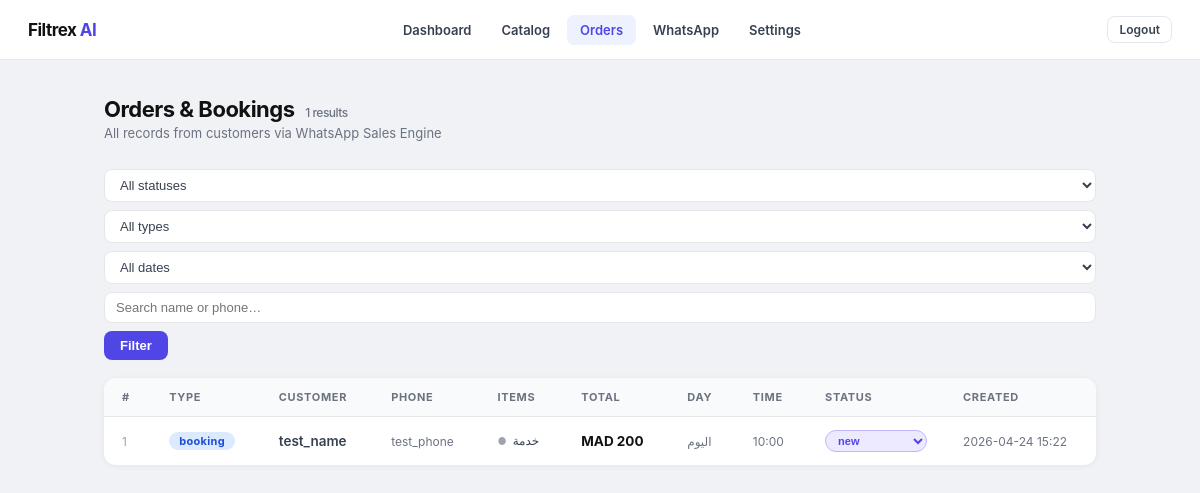
Page /admin/orders (signed in) on the committed database.
### tables this page shows
CREATE TABLE bookings_or_orders (
                id            INTEGER PRIMARY KEY AUTOINCREMENT,
                client_id     INTEGER NOT NULL,
                phone         TEXT NOT NULL,
                customer_name TEXT,
                items_json    TEXT NOT NULL DEFAULT '[]',
                day           TEXT,
                time          TEXT,
                total_price   REAL DEFAULT 0,
                status        TEXT DEFAULT 'new',
                created_at    TEXT DEFAULT CURRENT_TIMESTAMP
            );

### app.py (the view)
@app.route("/admin/orders")
def admin_orders():
    guard = _admin_guard()
    if guard:
        return guard
    f_status   = (request.args.get("status")    or "").strip().lower()
    f_flow     = (request.args.get("flow_type") or "").strip().lower()
    f_date     = (request.args.get("date")      or "").strip().lower()
    f_q        = (request.args.get("q")         or "").strip()
    print(f"[ORDERS_FILTERS] status={f_status!r} flow={f_flow!r} date={f_date!r} q={f_q!r}")
    cid = _session_client_id()
    where_clauses = ["client_id = ?"]
    params        = [cid]
    if f_status in ("new", "confirmed", "done", "cancelled"):
        where_clauses.append("status = ?")
        params.append(f_status)
    if f_q:
        like = f"%{f_q}%"
        where_clauses.append("(customer_name LIKE ? OR phone LIKE ?)")
        params.extend([like, like])
    if f_date == "today":
        where_clauses.append("date(created_at) = date('now')")
    elif f_date == "this_week":
        where_clauses.append("date(created_at) >= date('now', '-6 days')")
    sql = ("SELECT * FROM bookings_or_orders WHERE "
           + " AND ".join(where_clauses)
           + " ORDER BY id DESC")
    con = get_db_connection()
    try:
        raw  = con.execute(sql, params).fetchall()
        rows = [{k: r[k] for k in r.keys()} for r in raw]
    finally:
        con.close()
    enriched = []
    for row in rows:
        try:
            titles = json.loads(row.get("items_json") or "[]")
        except Exception:
            titles = []
        row["items_parsed"] = titles
        catalog_items = []
        if titles:
            cat_con = get_db_connection()
            try:
                for title in titles:
                    r = cat_con.execute(
                        "SELECT * FROM catalogs WHERE title=? AND client_id=? LIMIT 1",
                        (title, cid)
                    ).fetchone()
                    if r:
                        catalog_items.append({k: r[k] for k in r.keys()})
                    else:
                        catalog_items.append({"title": title, "type": "service",
                                              "price": 0, "sale_price": None})
            finally:
                cat_con.close()
        flow = determine_flow_type(catalog_items)
        row["flow_type"] = flow
        print(f"[ADMIN_RENDER_ITEMS] id={row['id']} titles={titles} flow={flow}")
        if f_flow in ("booking", "order", "mixed") and flow != f_flow:
            continue
        row["items_rich"] = [
            {
                "title":    it.get("title", "?"),
                "price":    float(it.get("sale_price") or it.get("price") or 0),
                "currency": "MAD",
            }
            for it in catalog_items
        ]
        row["total_display"] = float(row.get("total_price") or 0)
        print(f"[ADMIN_RENDER_TOTAL] id={row['id']} total={row['total_display']}")
        enriched.append(row)
    print(f"[ORDERS_COUNT] returned={len(enriched)} (pre-filter SQL rows={len(rows)})")
    return render_template(
        "admin/orders.html",
        orders=enriched,
        active="orders",
        f_status=f_status,
        f_flow=f_flow,
        f_date=f_date,
        f_q=f_q,
    )

### app.py (called while the page is built)
def get_db_connection():
    con = sqlite3.connect(DB_FILE, timeout=10)
    con.row_factory = sqlite3.Row
    return con

def _session_client_id():
    cid = session.get("client_id")
    return int(cid) if cid else CLIENT_ID

def determine_flow_type(items):
    if not items:
        return "booking"          # safe default
    types = {(it.get("type") or "service").lower() for it in items}
    if types <= {"service"}:
        return "booking"
    if types <= {"product"}:
        return "order"
    return "mixed"

def _admin_guard():
    if not session.get("logged_in"):
        return redirect(url_for("login"))
    cid = session.get("client_id")
    if cid:
        print(f"[AUTH_CLIENT_ID] client_id={cid} path={request.path}")
    return None

### templates/admin/orders.html (shortened to what this page needs)
{% extends "admin/layout.html" %}
{% block content %}
<div class="page-head">
  <div>
    <h1 class="page-title">Orders &amp; Bookings
      <span class="count-badge">{{ orders|length }} results</span>
    </h1>
    <p class="page-sub">All records from customers via WhatsApp Sales Engine</p>
  </div>
</div>
<form method="GET" action="/admin/orders">
  <div class="filter-bar">
    <select name="status">
      <option value=""          {% if not f_status %}selected{% endif %}>All statuses</option>
    </select>
    <select name="flow_type">
      <option value=""        {% if not f_flow %}selected{% endif %}>All types</option>
    </select>
    <select name="date">
      <option value=""          {% if not f_date %}selected{% endif %}>All dates</option>
    </select>
    <input type="text" name="q" value="{{ f_q }}"
           placeholder="Search name or phone…">
    <button class="btn-filter" type="submit">Filter</button>
  </div>
</form>
<div class="card">
  {% if orders %}
  <div style="overflow-x:auto">
  <table>
    <thead>
      <tr>
        <th>#</th>
        <th>Type</th>
        <th>Customer</th>
        <th>Phone</th>
        <th>Items</th>
        <th>Total</th>
        <th>Day</th>
        <th>Time</th>
        <th>Status</th>
        <th>Created</th>
      </tr>
    </thead>
    <tbody>
    {% for o in orders %}
    {% set status = o.status    or 'new'     %}
    {% set flow   = o.flow_type or 'booking' %}
    <tr>
      <td style="color:#9ca3af;font-size:12px">{{ o.id }}</td>
      <td>
        {% if flow == 'order' %}
          <span class="badge-flow badge-order">order</span>
        {% elif flow == 'mixed' %}
          <span class="badge-flow badge-mixed">mixed</span>
        {% else %}
          <span class="badge-flow badge-booking">booking</span>
        {% endif %}
      </td>
      <td style="font-weight:600">{{ o.customer_name or '—' }}</td>
      <td style="font-size:12px;color:#6b7280;white-space:nowrap">{{ o.phone or '—' }}</td>
      <td>
        {% if o.items_rich %}
          {% for item in o.items_rich %}
          <div class="item-line">
            <span class="item-bullet">●</span>
            <span class="item-title">{{ item.title }}</span>
          </div>
          {% endfor %}
        {% else %}
          <span style="color:#9ca3af">—</span>
        {% endif %}
      </td>
      <td class="total-cell">
        {% if o.total_display and o.total_display > 0 %}
          MAD {{ o.total_display | int }}
        {% else %}
          <span style="color:#9ca3af">—</span>
        {% endif %}
      </td>
      <td class="appt">{{ o.day or '—' }}</td>
      <td class="appt">{{ o.time or '—' }}</td>
      <td>
        <form class="status-form" method="POST"
              action="/admin/orders/{{ o.id }}/status"
              onchange="this.submit()">
          <select class="status-select" name="status"
                  style="
                    {% if status == 'confirmed' %}background:#dcfce7;color:#16a34a;border-color:#bbf7d0
                    {% elif status == 'done'    %}background:#f3f4f6;color:#6b7280;border-color:#e5e7eb
                    {% elif status == 'cancelled'%}background:#fee2e2;color:#b91c1c;border-color:#fecaca
                    {% else                     %}background:#ede9fe;color:#4f46e5;border-color:#c4b5fd
                    {% endif %}
                  ">
            <option value="new"       {% if status=='new'       %}selected{% endif %}>new</option>
          </select>
        </form>
      </td>
      <td style="font-size:12px;white-space:nowrap;color:#6b7280">
        {{ (o.created_at or '')[:16] }}
      </td>
    </tr>
    {% endfor %}
    </tbody>
  </table>
  </div>
  {% endif %}
</div>
{% endblock %}

### templates/admin/layout.html (style rules this page uses)
*,*::before,*::after { box-sizing:border-box;margin:0;padding:0 }
body { font-family:-apple-system,BlinkMacSystemFont,"Segoe UI",Roboto,sans-serif;background:#f0f2f5;min-height:100vh;color:#111 }
.page-head { margin-bottom:28px;display:flex;align-items:flex-end;justify-content:space-between;flex-wrap:wrap;gap:12px }
.page-title { font-size:22px;font-weight:700;letter-spacing:-.5px }
.page-sub { font-size:13px;color:#6b7280;margin-top:3px }
.card { background:#fff;border-radius:12px;box-shadow:0 1px 6px rgba(0,0,0,.06);overflow:hidden }
table { width:100%;border-collapse:collapse;font-size:13.5px }
thead { background:#f9fafb;border-bottom:1px solid #e5e7eb }
th { padding:12px 18px;text-align:left;font-size:11px;font-weight:700;text-transform:uppercase;letter-spacing:.06em;color:#6b7280 }
td { padding:13px 18px;color:#374151;border-bottom:1px solid #f3f4f6;vertical-align:middle }
tr:last-child td { border-bottom:none }
input[type=text],input[type=number],select,textarea { width:100%;padding:9px 13px;border:1.5px solid #e5e7eb;border-radius:8px;font-size:14px;color:#111;background:#fff;transition:border .12s }

### templates/admin/orders.html (style rules this page uses)
.badge-flow { display:inline-block;padding:2px 10px;border-radius:99px; font-size:11px;font-weight:700;letter-spacing:.3px;white-space:nowrap }
.badge-booking { background:#dbeafe;color:#1d4ed8 }
.status-form { display:inline }
.status-select { font-size:11px;font-weight:600;padding:3px 8px;border-radius:99px; border:1.5px solid #e5e7eb;background:#fff;cursor:pointer;color:#374151; }
.item-line { display:flex;align-items:baseline;gap:6px;font-size:12px;color:#374151;line-height:1.8 }
.item-bullet { color:#9ca3af;font-size:10px }
.item-title { font-weight:500 }
.total-cell { font-weight:700;color:#111;white-space:nowrap }
.appt { font-size:12px;color:#6b7280;white-space:nowrap }
.filter-bar { display:flex;flex-wrap:wrap;gap:8px;align-items:center; margin-bottom:18px; }
.filter-bar select, .filter-bar input[type=text] { padding:7px 11px;border:1.5px solid #e5e7eb;border-radius:8px; font-size:13px;background:#fff;color:#374151; transition:border-color .15s; }
.filter-bar input[type=text] { min-width:200px }
.filter-bar .btn-filter { padding:7px 16px;border-radius:8px;border:none; background:#4f46e5;color:#fff;font-size:13px;font-weight:600;cursor:pointer; }
.count-badge { font-size:12px;color:#6b7280;font-weight:500;margin-left:6px }

### rows in the picture
bookings_or_orders: id "1", customer_name "test_name", phone "test_phone", title "خدمة", total_display "200", day "اليوم", time "10:00", status "new", created_at "2026-04-24 15:22"

### other values in the picture
{{ orders|length }} "1"
